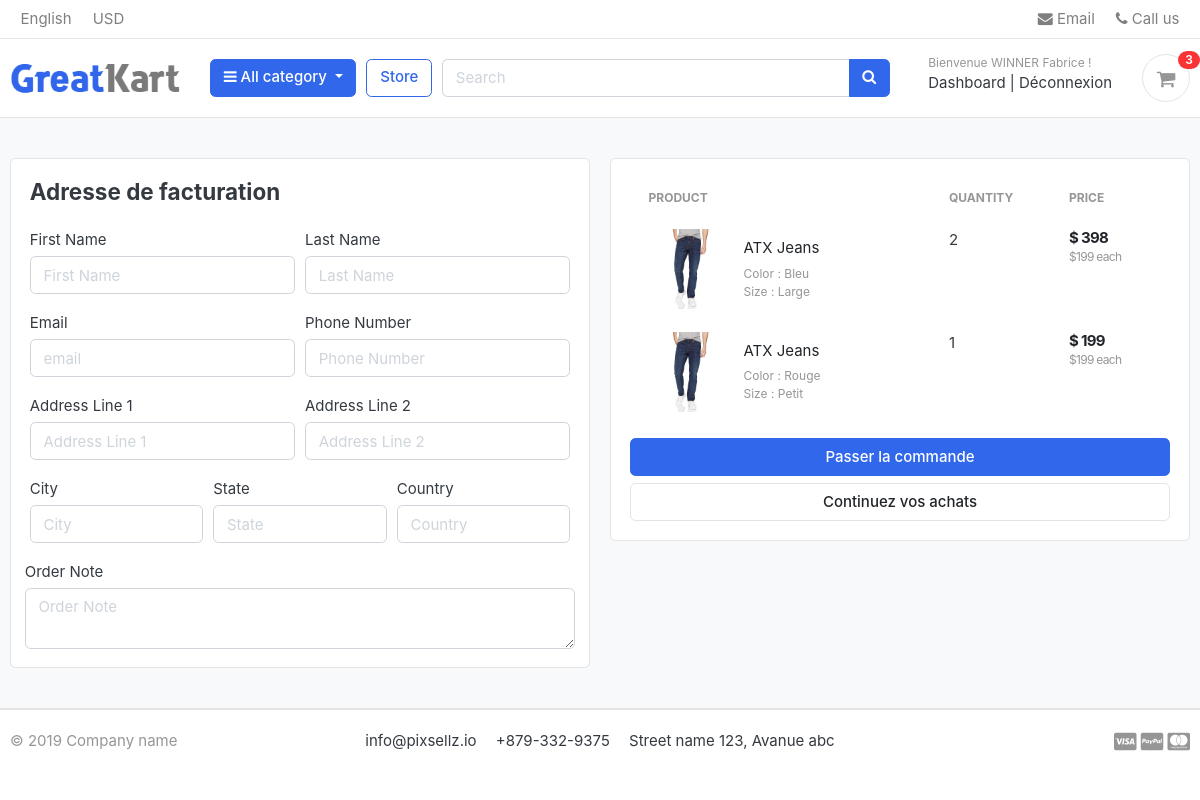
The page /cart/checkout/ (signed in) on the database as committed earlier.
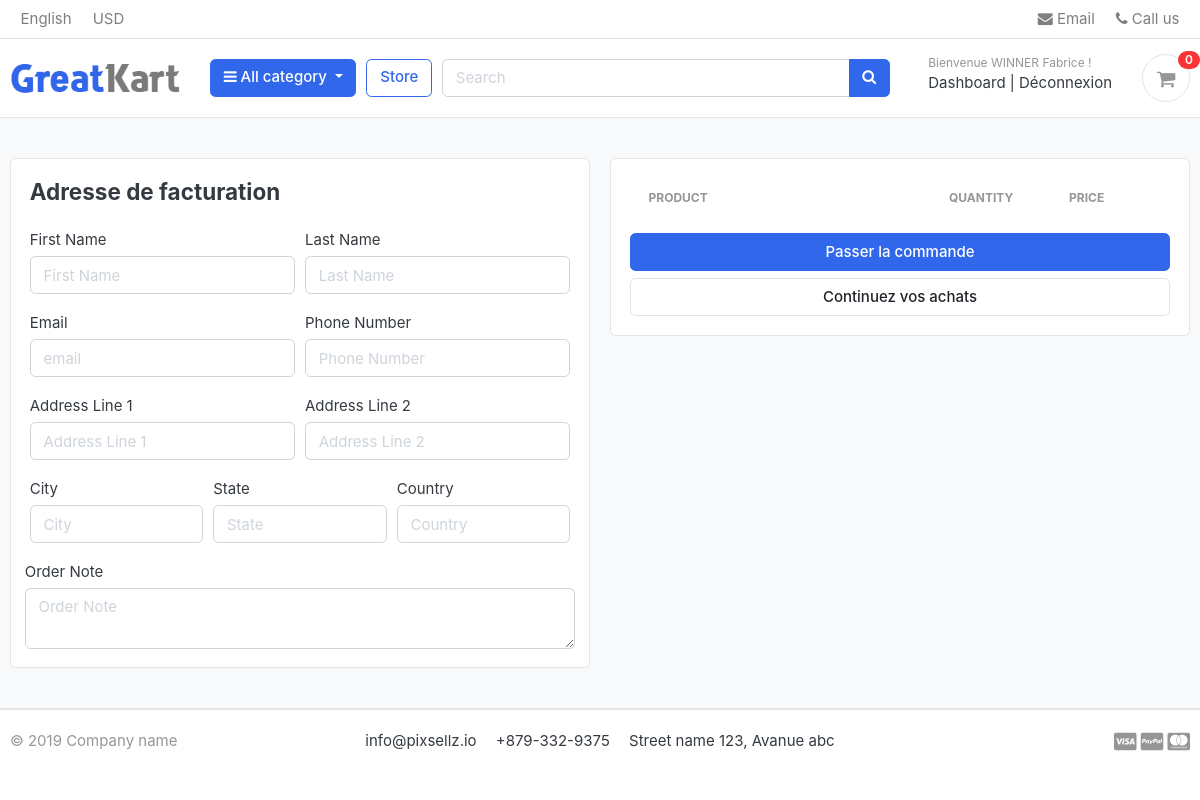
The same page on the database as committed later.
### carts/models.py (models this page shows, shortened)
class Cartitem(models.Model):
    user = models.ForeignKey(Account, on_delete=models.CASCADE, null=True)
    product   = models.ForeignKey(Product, on_delete=models.CASCADE)
    variations = models.ManyToManyField(Variation, blank=True)
    cart      = models.ForeignKey(Cart, on_delete=models.CASCADE, null=True)
    quantity  = models.IntegerField()
    is_active = models.BooleanField(default=True)
    def sub_total(self):
        return self.product.price * self.quantity

### store/models.py (models this page shows, shortened)
class Product(models.Model):
    product_name    = models.CharField(max_length=200, unique=True)
    slug            = models.SlugField(max_length=200, unique=True)
    description     = models.TextField(max_length=500, blank=True)
    price           = models.IntegerField()
    images          = models.ImageField(upload_to='photo/products')
    stock           = models.IntegerField()
    is_available    = models.BooleanField(default=True)
    category        = models.ForeignKey(Category, on_delete=models.CASCADE)
    created_date    = models.DateTimeField(auto_now_add=True)
    modified_date   = models.DateTimeField(auto_now=True)
    def get_url(self):
        return reverse('product_detail', args=[self.category.slug, self.slug])

class Variation(models.Model):
    product             = models.ForeignKey(Product, on_delete=models.CASCADE)
    variation_category  = models.CharField(max_length=100, choices=variation_category_choise)
    variation_value     = models.CharField(max_length=100)
    is_active           = models.BooleanField(default=True)
    created_date        = models.DateTimeField(auto_now=True)
    objects = VariationManager()

### carts/views.py (the view)
# urls.py: path('checkout/', views.checkout, name='checkout')
@login_required(login_url = 'login')
def checkout(request, total=0, quantity=0, cart_items=None):
    try:
        tax = 0
        grand_total = 0
        if request.user.is_authenticated:
            cart_items = Cartitem.objects.filter(user=request.user, is_active=True)
        else:
            cart = Cart.objects.get(cart_id=_cart_id(request))
            cart_items = Cartitem.objects.filter(cart=cart, is_active=True)
        for cart_item in cart_items:
            total += (cart_item.product.price * cart_item.quantity)
            quantity += cart_item.quantity
        tax = (2 * total)/100
        grand_total = total + tax
    except ObjectDoesNotExist:
        pass
    context = {
        'total': total,
        'quantity': quantity,
        'cart_items': cart_items,
        'tax': tax,
        'grand_total': grand_total,
    }
    return render(request, 'store/checkout.html', context)

### carts/context_processors.py (called while the page is built)
def counter(request):
    cart_count = 0
    if 'admin' in request.path:
        return {}
    else:
        try:
            cart = Cart.objects.filter(cart_id=_cart_id(request))
            if request.user.is_authenticated:
                cart_items = Cartitem.objects.all().filter(user=request.user)
            else:
                cart_items = Cartitem.objects.all().filter(cart=cart[:1])
            for cart_item in cart_items:
                cart_count += cart_item.quantity
        except Cart.DoesNotExist:
            cart_count = 0
    return dict(cart_count=cart_count)

### carts/views.py (called while the page is built)
def _cart_id(request):
    cart = request.session.session_key
    if not cart:
        cart = request.session.create()
    return cart

### category/context_processors.py (called while the page is built)
def menu_links(request):
    links = Category.objects.all()
    return dict(links=links)

### category/models.py (called while the page is built)
    def get_url(self):
        return reverse('products_by_category', args=[self.slug])

### templates/store/checkout.html (shortened to what the changed rows need)
{% extends 'base.html' %}
{% load static %}
{% block content %}
<section class="section-content padding-y bg">
    <div class="container">
        <div class="row">
            <aside class="col-lg-6">
                <div class="card">
                    <div class="card-body">
                        <table class="table table-borderless table-shopping-cart">
                            <thead class="text-muted">
                                <tr class="small text-uppercase">
                                    <th scope="col">Product</th>
                                    <th scope="col" width="120">Quantity</th>
                                    <th scope="col" width="120">Price</th>
                                </tr>
                            </thead>
                            <tbody>
                                {% for cart_item in cart_items %}
                                <tr>
                                    <td>
                                        <figure class="itemside align-items-center">
                                            <div class="aside"><img src="{{ cart_item.product.images.url }}" class="img-sm">
                                            </div>
                                            <figcaption class="info">
                                                <a href="{{ cart_item.product.get_url }}" class="title text-dark">
                                                    {{ cart_item.product.product_name }}</a>
                                                <p class="text-muted small">
                                                    {% if cart_item.variations.all %}
                                                        {% for item in cart_item.variations.all %}
                                                        {{ item.variation_category | capfirst }} : {{ item.variation_value | capfirst }} <br>
                                                        {%endfor%}
                                                    {% endif %}
                                                </p>
                                            </figcaption>
                                        </figure>
                                    </td>
                                    <td>
                                      <label for="">{{ cart_item.quantity }}</label>
                                    </td>
                                    <td>
                                        <div class="price-wrap">
                                            <var class="price">$ {{ cart_item.sub_total }}</var>
                                            <small class="text-muted"> ${{ cart_item.product.price }} each </small>
                                        </div>
                                    </td>
                                </tr>
                                {% endfor %}
                            </tbody>
                        </table>
                    </div>
                </div>
            </aside>
        </div>
    </div>
</section>
{% endblock %}

### templates/includes/navbar.html (shortened to what this page needs)
{% load static %}
<header class="section-header">
    <nav class="navbar p-md-0 navbar-expand-sm navbar-light border-bottom">
        <div class="container">
            <div class="collapse navbar-collapse" id="navbarTop4">
                <ul class="navbar-nav mr-auto">
                    <li class="nav-item dropdown">
                        <a href="#" class="nav-link"> English </a>
                    </li>
                    <li class="nav-item dropdown">
                        <a href="#" class="nav-link"> USD </a>
                    </li>
                </ul>
                <ul class="navbar-nav">
                    <li><a href="#" class="nav-link"> <i class="fa fa-envelope"></i> Email </a></li>
                    <li><a href="#" class="nav-link"> <i class="fa fa-phone"></i> Call us </a></li>
                </ul>
            </div>
        </div>
    </nav>
    <section class="header-main border-bottom">
        <div class="container">
            <div class="row align-items-center">
                <div class="col-lg-2 col-md-3 col-6">
                    <a href="{% url 'home' %}" class="brand-wrap">
                        <img class="logo" src="{% static './images/logo.png' %}">
                    </a>
                </div>
                <div class="col-lg col-sm col-md col-6 flex-grow-0">
                    <div class="category-wrap dropdown d-inline-block float-right">
                        <button type="button" class="btn btn-primary dropdown-toggle" data-toggle="dropdown">
                            <i class="fa fa-bars"></i> All category
                        </button>
                    </div>
                </div>
                <a href="{% url 'store' %}" class="btn btn-outline-primary">Store</a>
                <div class="col-lg  col-md-6 col-sm-12 col">
                    <form action="{% url 'search' %}" class="search" method="GET">
                        <div class="input-group w-100">
                            <input type="text" class="form-control" style="width:60%;" placeholder="Search" name="keyword">
                            <div class="input-group-append">
                                <button class="btn btn-primary" type="submit">
                                    <i class="fa fa-search"></i>
                                </button>
                            </div>
                        </div>
                    </form>
                </div>
                <div class="col-lg-3 col-sm-6 col-8 order-2 order-lg-3">
                    <div class="d-flex justify-content-end mb-3 mb-lg-0">
                        {% if user.id is  None %}
                            <div class="widget-header">
                                <small class="title text-muted">Bienvenue invité !</small>
                                <div>
                                    <a href="{% url 'login' %}">Se connecter</a> <span class="dark-transp"> | </span>
                                    <a href="{% url 'register' %}"> S'inscrire</a>
                                </div>
                            </div>
                        {% else %}
                            <div class="widget-header">
                                <small class="title text-muted">Bienvenue {{ user.first_name }} {{ user.last_name }} !</small>
                                <div>
                                    <a href="{% url 'dashboard' %}">Dashboard</a> <span class="dark-transp"> | </span>
                                    <a href="{% url 'logout' %}"> Déconnexion</a>
                                </div>
                            </div>
                        {% endif %}
                        <a href="{% url 'cart' %}" class="widget-header pl-3 ml-3">
                            <div class="icon icon-sm rounded-circle border"><i class="fa fa-shopping-cart"></i>
                            </div>
                            <span class="badge badge-pill badge-danger notify">{{ cart_count }}</span>
                        </a>
                    </div>
                </div>
            </div>
        </div>
    </section>
</header>

Rows that differ between the two databases and show on the page:
removed Cartitem: product.images (picture), product.product_name "ATX Jeans", quantity "2", sub_total "398", product.price "199"
no longer on this page (row unchanged): Variation: variation_category "Color", variation_value "Bleu", shown under "ATX Jeans"
no longer on this page (row unchanged): Variation: variation_category "Size", variation_value "Large", shown under "ATX Jeans"
removed Cartitem: product.images (picture), product.product_name "ATX Jeans", quantity "1", sub_total "199", product.price "199"
no longer on this page (row unchanged): Variation: variation_category "Color", variation_value "Rouge", shown under "ATX Jeans"
no longer on this page (row unchanged): Variation: variation_category "Size", variation_value "Petit", shown under "ATX Jeans"
Other text that changed with them:
{{ cart_count }}: "3" → "0"
